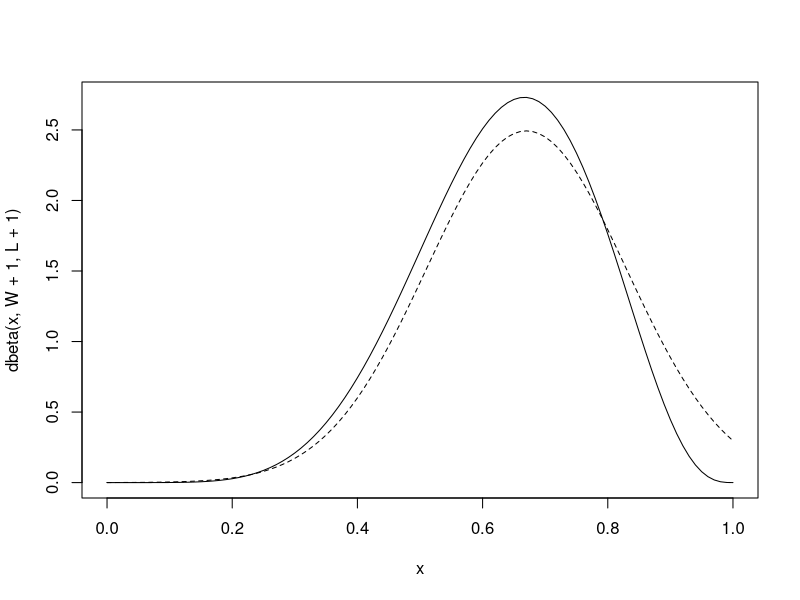

Write the R code that produced this figure.
### - Analytical calculation

W <- 6
L <- 3

curve(dbeta(x, W+1, L+1), from=0, to=1)

curve(dnorm(x, 0.67, .16), lty=2, add=TRUE)
